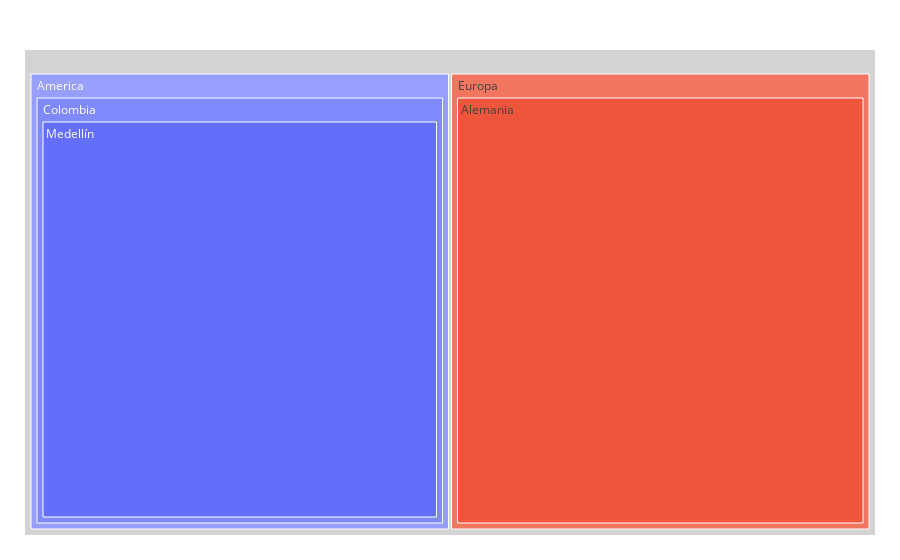

Notebook code for this chart:
### Code cell
import plotly.express as px
fig = px.treemap(
    names = ["America","Europa","Alemania","Colombia","Medellín"],
    parents = [ "","", "Europa", "America","Colombia"]
)
fig.update_traces(root_color="lightgrey")
fig.update_layout(margin = dict(t=50, l=25, r=25, b=25))
fig.show()

### Figure 1 — Plotly figure (JSON) as saved in the notebook; plotly's stock layout.template omitted (floating-point values rounded to 4 significant figures)
{"data": [{"domain": {"x": [0, 1], "y": [0, 1]}, "hovertemplate": "label=%{label}<br>parent=%{parent}<extra></extra>", "labels": ["America", "Europa", "Alemania", "Colombia", "Medellín"], "name": "", "parents": ["", "", "Europa", "America", "Colombia"], "root": {"color": "lightgrey"}, "type": "treemap"}], "layout": {"legend": {"tracegroupgap": 0}, "margin": {"b": 25, "l": 25, "r": 25, "t": 50}}}
